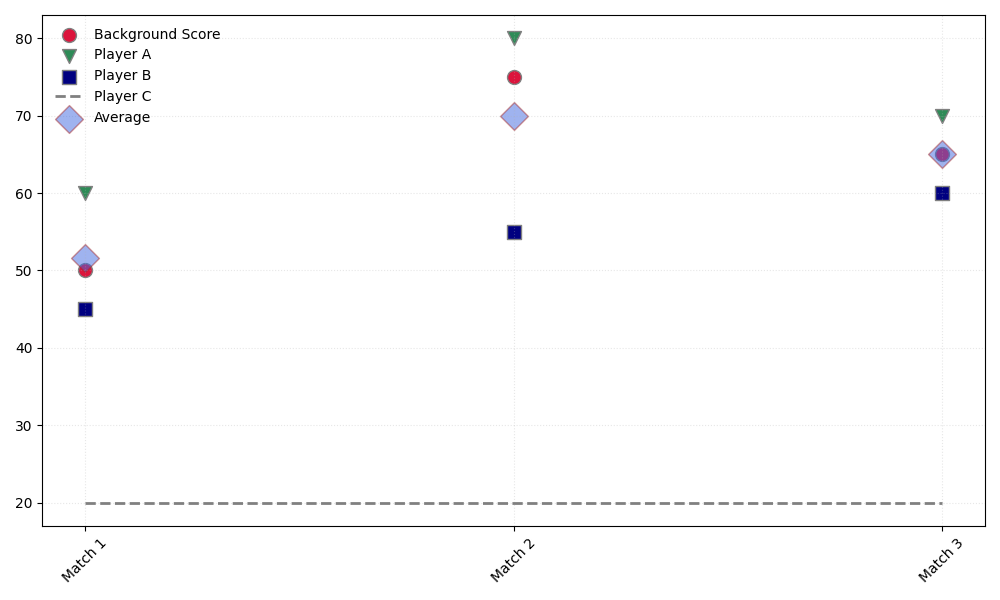

This chart was generated by the following Python code:
import matplotlib.pyplot as plt
import numpy as np

matches = np.array(['Match 1', 'Match 2', 'Match 3'])
player_a_runs = np.array([50, 75, 65])
player_b_runs = np.array([60, 80, 70])
player_c_runs = np.array([45, 55, 60])
background_score = [20, 20, 20]

fig, ax = plt.subplots(figsize=(10, 6))

# Altered stylistic elements
player_colors = ['crimson', 'seagreen', 'navy']
marker_styles = ['o', 'v', 's']  # circle, triangle down, square
border_styles = ['-', '--', ':']  # solid, dashed, dotted

# Use different colors, marker styles, and border styles for each player
ax.scatter(matches, player_a_runs, color=player_colors[0], marker=marker_styles[0], s=100, edgecolor='grey')
ax.scatter(matches, player_b_runs, color=player_colors[1], marker=marker_styles[1], s=100, edgecolor='grey')
ax.scatter(matches, player_c_runs, color=player_colors[2], marker=marker_styles[2], s=100, edgecolor='grey')

# Change background line style
ax.plot(matches, background_score, linestyle=border_styles[1], color='grey', linewidth=2)

avg_runs = np.mean([player_a_runs, player_b_runs, player_c_runs], axis=0)
# Alter legend appearance and marker for average runs
ax.scatter(matches, avg_runs, color='royalblue', marker='D', s=200, edgecolor='brown', alpha=0.5)

ax.set_xticks(matches)
ax.set_xticklabels(matches, rotation=45)

# Alter grid style
ax.grid(True, linestyle=border_styles[2], alpha=0.3)

# Adding legend with altered fonts and positions
ax.legend(['Background Score', 'Player A', 'Player B', 'Player C', 'Average'], loc='upper left', fontsize=10, frameon=False)

plt.tight_layout()
plt.show()
